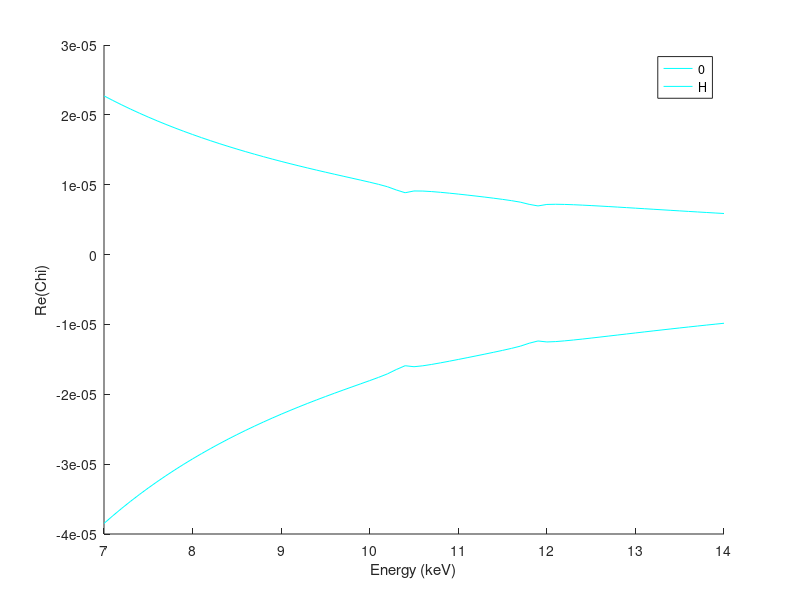
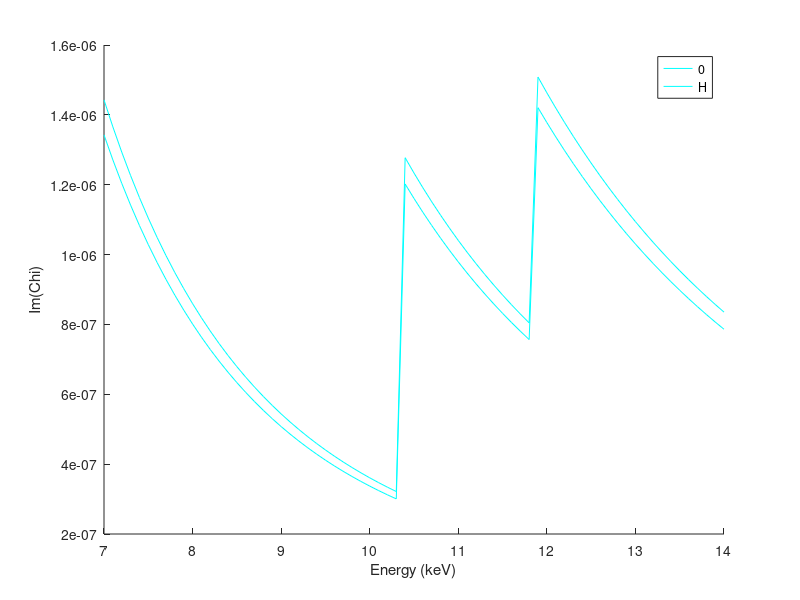
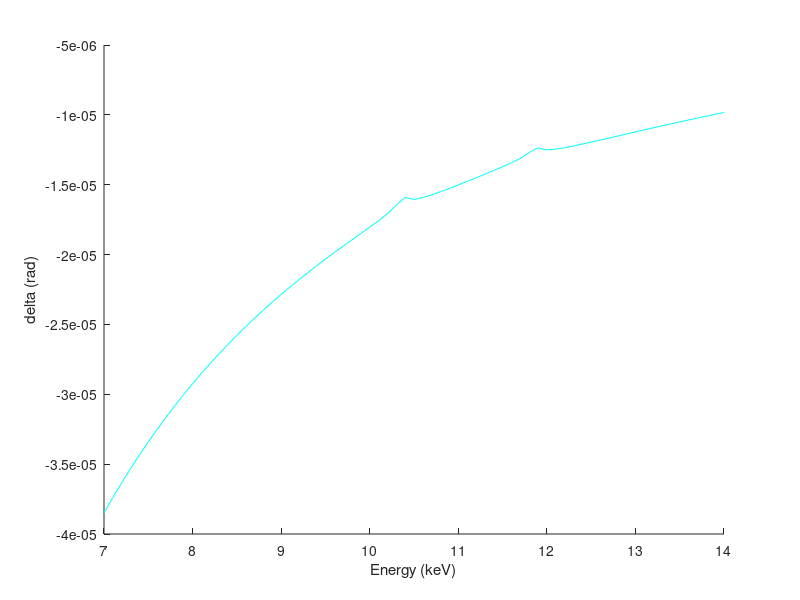
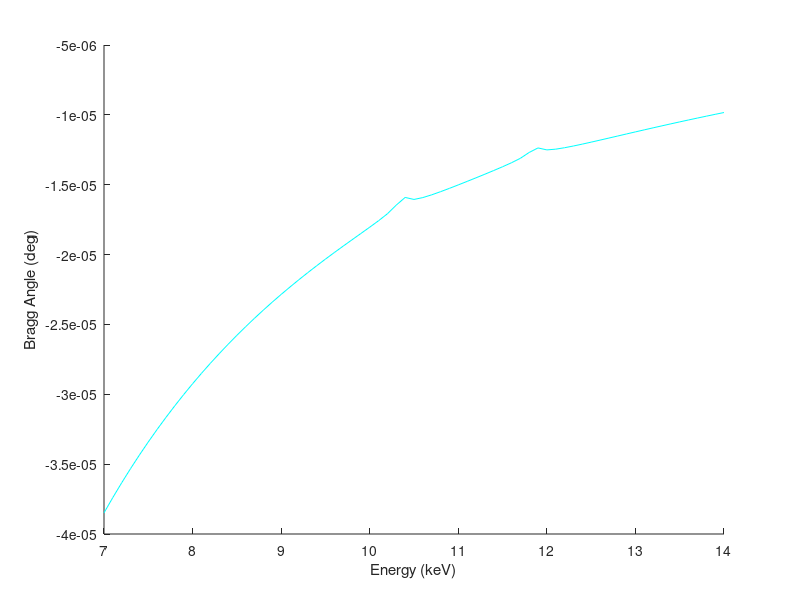

MATLAB code to generate these figures, in order:

% Load X0h data
% ParameterPlotter.m
% EL 1/26/17.  Plots x-ray crystal parameters
clear all; more off;
crystal = 'GaAs';

if strcmp(crystal,'GaAs')
  X0h = load ('GaAs400.dat');
  ID = 1; % ID number for crystal data
elseif strcmp(crystal,'InSb')
  X0h = load ('InSb400.dat');
  ID = 2;
elseif strcmp(crystal,'Si')
  X0h = load ('Si400.dat');
  ID = 3;
elseif strcmp(crystal,'Ge')
  X0h = load ('Ge400.dat');
  ID = 4;
else
  fprintf('Crystal needs to be either Si, GaAs, Ge, or InSb.\n')
  crystal
  return
end  

energy = X0h(:,1);
p_0r = X0h(:,2);
p_0i = X0h(:,3);
p_Hr =  X0h(:,4);
p_Hi = X0h(:,5);
delta = X0h(:,6);
tB_deg = X0h(:,7);

figure(1);hold on;
  plot(energy,p_0r,'-c')
  plot(energy,p_Hr,'-c')
  xlabel('Energy (keV)')
  ylabel('Re(Chi)')
  legend('0','H')
hold off

figure(2);hold on;
  plot(energy,p_0i,'-c')
  plot(energy,p_Hi,'-c')
  xlabel('Energy (keV)')
  ylabel('Im(Chi)')
  legend('0','H')
hold off

figure(3);hold on;
  plot(energy,p_0r,'-c')
  xlabel('Energy (keV)')
  ylabel('delta (rad)')
hold off

figure(4);hold on;
  plot(energy,p_0r,'-c')
  xlabel('Energy (keV)')
  ylabel('Bragg Angle (deg)')
hold off
